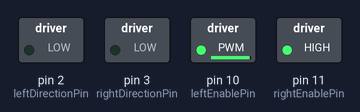
The sketch below on a simulated Arduino Uno, built with avr-gcc and run on an emulated ATmega328P. Shown: switched loads named in the sketch (green lamp = pin HIGH).

Above: at 0.1 s.
Timing chart, 0 to 1.6 s (numbered marks = the images above):
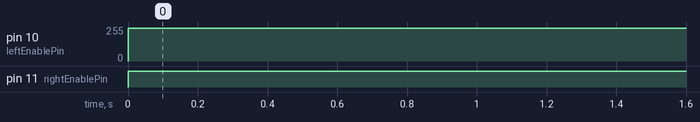

Measured:
- by itself, pin 10 (leftEnablePin): 0/255 → 245/255 at 0.00 s
- by itself, pin 11 (rightEnablePin): LOW → HIGH at 0.00 s

The sketch:

differentialSteeringV2.ino
```cpp
//If leftDirectionPin is HIGH, motor goes forwards.
const int leftDirectionPin = 2;
//If both are off, motor is off.
const int leftEnablePin = 10;

//Same thing but for right motor.
const int rightDirectionPin = 3;
const int rightEnablePin = 11;

//This variable determines what the 2 wheels are doing.
int robot_heading = 0;
/* 0: Do nothing.
 * 1: Go forwards.
 * 2: Go in reverse.
 * 3: Turn right in place.
 * 4: turn left in place.
*/

//This varaible controls the speed of both motors. 255 is the max.
int motorSpeed = 255;

void setup() {

  pinMode(leftDirectionPin, OUTPUT);
  pinMode(rightDirectionPin, OUTPUT);

  //robot_heading = 1;

  digitalWrite(leftDirectionPin, LOW);
  digitalWrite(rightDirectionPin, LOW);
}
void loop() {


      //This should be going... straight?
      analogWrite(leftEnablePin, motorSpeed - 10);

     //Set right motor backwards
      analogWrite(rightEnablePin, motorSpeed);


}

void changeHeading(byte heading) {
  //Read the global variable robot_heading and change the robot's speed and direction.
 /* 0: Do nothing.
 * 1: Go forwards.
 * 2: Go in reverse.
 * 3: Turn clockwise / right in place.
 * 4: turn counterclockwise / left in place.
*/
  robot_heading = heading;

  if (robot_heading == 0) {
      //Stay still.
      analogWrite(rightEnablePin, LOW);
      analogWrite(leftEnablePin, LOW);
      //Serial.write("The robot should not be moving.");

  } else if (robot_heading == 1) {
      //Go forwards.
      //Set left motor forwards.
      digitalWrite(leftDirectionPin, HIGH);
      analogWrite(leftEnablePin, motorSpeed);

      //Set right motor forwards.
      digitalWrite(rightDirectionPin, HIGH);
      analogWrite(rightEnablePin, motorSpeed);
  } else if (robot_heading == 2) {
      //Go backwards.
      //Set left motor backwards.
      digitalWrite(leftDirectionPin, LOW);
      analogWrite(leftEnablePin, motorSpeed);

      //Set right motor backwards
      digitalWrite(rightDirectionPin, LOW);
      analogWrite(rightEnablePin, motorSpeed);

  } else if (robot_heading == 3) {
      //Turn counterclockwise.
      //Set left motor forwards.
      digitalWrite(leftDirectionPin, HIGH);
      analogWrite(leftEnablePin, motorSpeed - 60);

     //Set right motor backwards
      digitalWrite(rightDirectionPin, LOW);
      analogWrite(rightEnablePin, motorSpeed);
  } else if (robot_heading == 4) {
      //Turn clockwise.
      //Set left motor backwards.
      digitalWrite(leftDirectionPin, LOW);
      analogWrite(leftEnablePin, motorSpeed - 60);

      //Set right motor forwards.
      digitalWrite(rightDirectionPin, HIGH);
      analogWrite(rightEnablePin, motorSpeed);
  }
}
```
